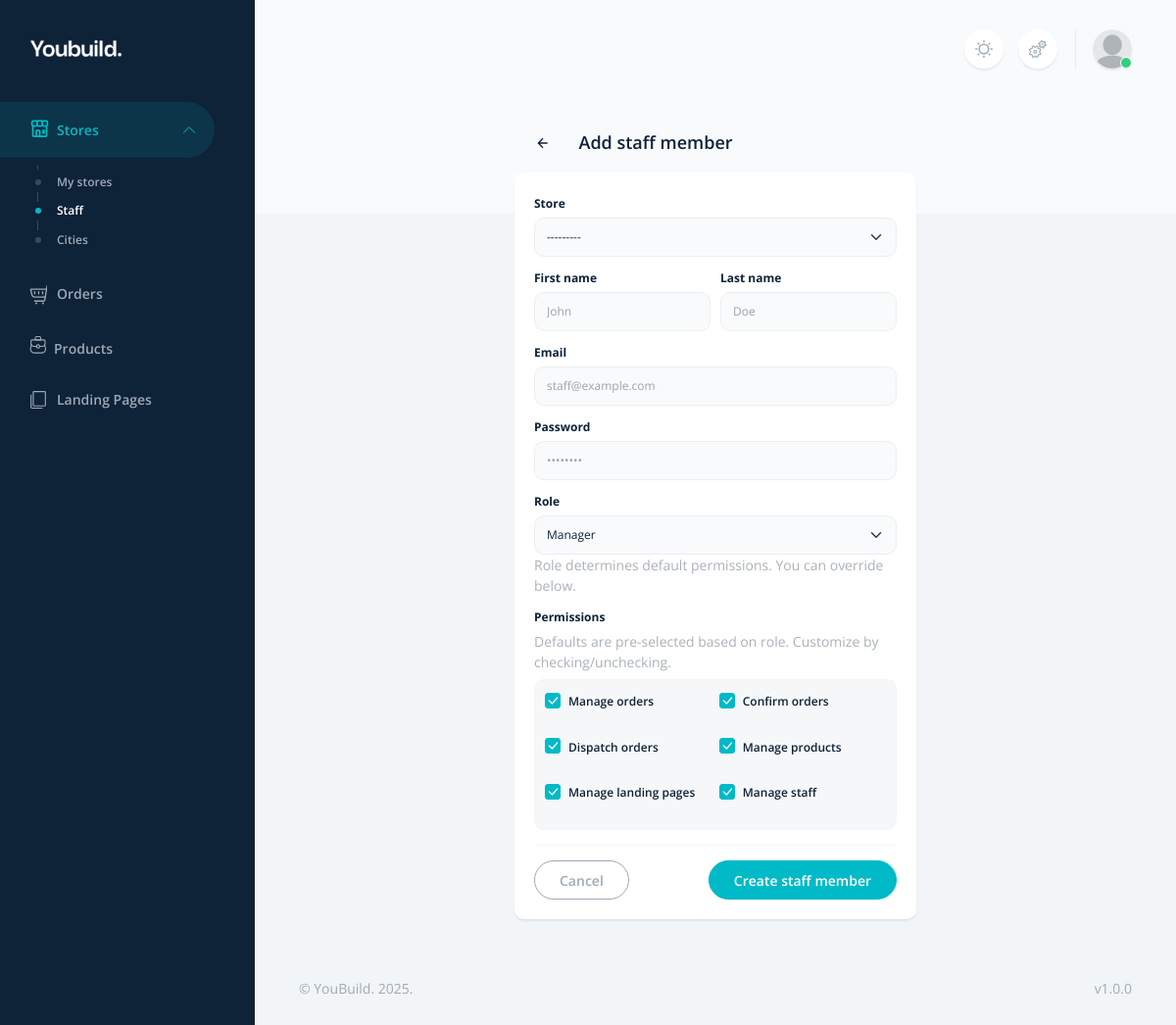
Page /staff/create/ (signed in) on the earlier database version.
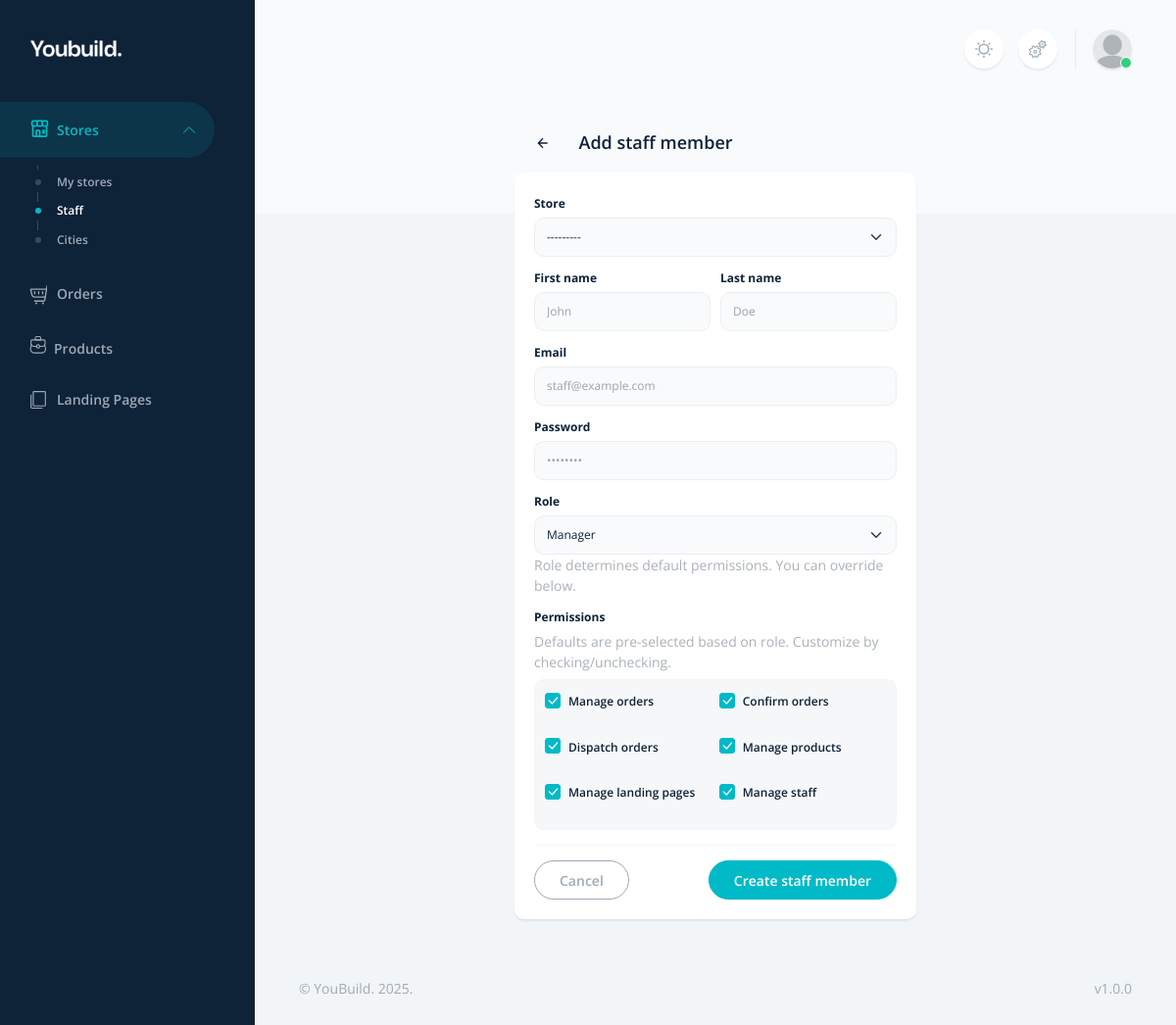
Same page on the later database version.
### stores/models.py (models this page shows)
class Store(models.Model):
    owner = models.ForeignKey(settings.AUTH_USER_MODEL, on_delete=models.CASCADE, related_name="stores")
    name = models.CharField(max_length=255, unique=True)
    description = models.TextField(blank=True, null=True)
    sheet_webhook = models.CharField(max_length=255,null=True, blank=True)
    site = models.CharField(max_length=255,null=True, blank=True)
    FB_PAGE = models.CharField(max_length=255,null=True, blank=True)
    INSTA_PAGE = models.CharField(max_length=255,null=True, blank=True)
    PHONE_NUMBER = models.CharField(max_length=255,null=True, blank=True)
    EMAIL = models.CharField(max_length=255,null=True, blank=True)
    WHATSAPP = models.CharField(max_length=255,null=True, blank=True)
    THEME_COLOR = models.CharField(max_length=255,null=True, blank=True)
    LOGO = models.ImageField(upload_to='logo/',null=True, blank=True)
    FAKE_PIXEL = models.CharField(max_length=255,null=True, blank=True)
    updated_at = models.DateTimeField(auto_now=True)
    created_at = models.DateTimeField(auto_now_add=True)
    def default_block_settings():
        return {"block_ref": True, "block_ip": True}
    block_settings = models.JSONField(default=default_block_settings)
    def __str__(self):
        return self.name

### staff/views.py (the view, shortened to what this page needs)
# urls.py: path("create/", views.StaffCreateView.as_view(), name="create"),
class StaffCreateView(LoginRequiredMixin, FormView):
    template_name = "dashboard/staff/staff_create.html"
    form_class = StaffCreateForm
    def get_context_data(self, **kwargs):
        context = super().get_context_data(**kwargs)
        context["role_default_permissions_json"] = json.dumps(ROLE_DEFAULT_PERMISSIONS)
        return context
    def get_form_kwargs(self):
        kwargs = super().get_form_kwargs()
        kwargs["user"] = self.request.user
        return kwargs

### ecom/context_processors.py (called while the page is built)
def shared_settings(request):
    return {'SITE_NAME': settings.SITE_NAME}

### templates/dashboard/staff/staff_create.html (shortened to what the changed rows need)
{% extends "../layouts/base.html" %}
{% load static %}
{% block content %}
<div class="container-fluid py-4">
  <div class="row justify-content-center">
    <div class="col-12 col-lg-8 col-xl-6">
      <div class="d-flex align-items-center gap-2 mb-4">
        <h1 class="h3 fw-semibold text-body mb-0">Add staff member</h1>
      </div>
      <div class="card border-0 shadow-sm">
        <div class="card-body p-4 p-lg-5">
          <form method="post" novalidate>
            <div class="row g-3">
              <div class="col-12">
                <label class="form-label" for="id_store">Store</label>
                <select name="store" id="id_store" class="form-select{% if form.store.errors %} is-invalid{% endif %}">
                  {% for value, label in form.fields.store.choices %}
                    <option value="{{ value }}" {% if form.store.value|stringformat:'s' == value|stringformat:'s' %}selected{% endif %}>{{ label }}</option>
                  {% endfor %}
                </select>
              </div>
            </div>
          </form>
        </div>
      </div>
    </div>
  </div>
</div>
{% endblock %}

Differences in the rows shown:
removed Store: store "---------"
Other differences:
form field store: (not shown) → "---------"
